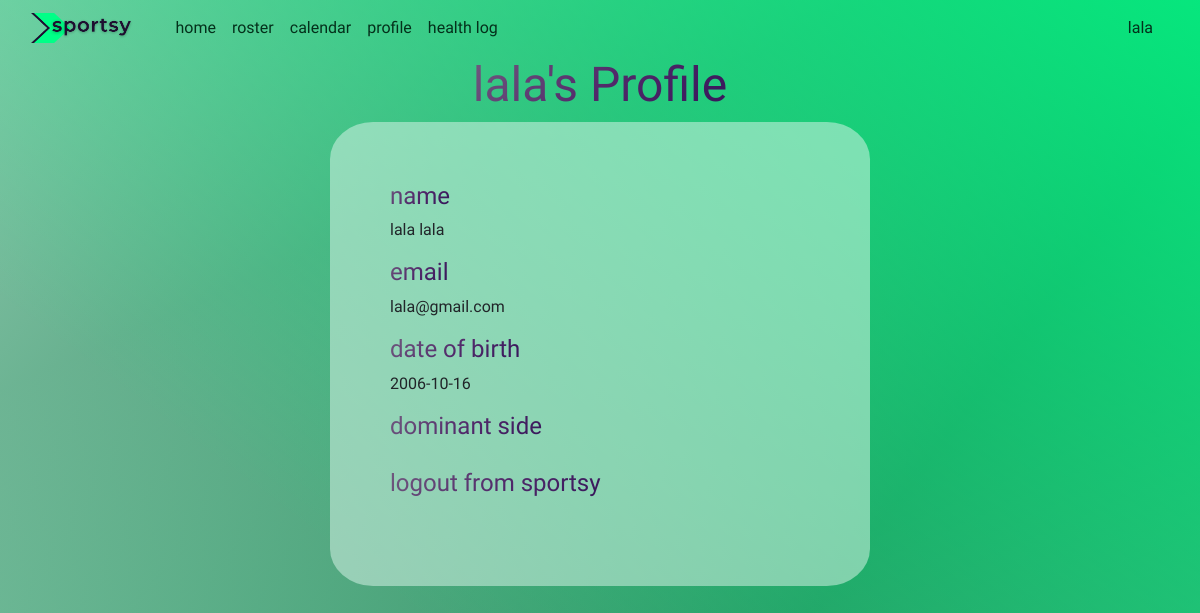
Screenshot of /profile (signed in) with the database file from the repository.
### main.py (models this page shows, shortened)
class User(db.Model, UserMixin):
    __tablename__='users'
    id = db.Column(db.Integer, primary_key=True,autoincrement=True)
    fname=db.Column(db.String(20))
    lname=db.Column(db.String(20))
    email=db.Column(db.String(20))
    password_hash=db.Column(db.String(128))
    dob = db.Column(db.Date)
    pb = db.Column(db.String(20))
    healthinfo=db.Column(db.String(100))
    dom_side = db.Column(db.String(5))
    coach_or_player=db.Column(db.String(6))
    team_code = db.Column(db.Integer)

### main.py (the view)
@app.route('/profile')
def profile():
    if not current_user.is_authenticated:
        return redirect(url_for('login'))
    return render_template('profile.html')

### main.py (called while the page is built)
@login_manager.user_loader
def load_user(user_id):
    return User.query.get(int(user_id))

### templates/profile.html (shortened to what this page needs)
{% extends 'base.html' %}
{% block body %}
<div id='profile'>
    <h1 class="subtitle">{{ current_user.fname }}'s Profile</h1>
    <div class="profile-box">
        <h2 class="subtitle">name</h2>
        <p>{{ current_user.fname }} {{ current_user.lname }}</p>
        <h2 class="subtitle">email</h2>
        <p>{{ current_user.email }}</p>
        <h2 class="subtitle">date of birth</h2>
        <p>{{ current_user.dob }}</p>
        {% if current_user.dom is not string %}
            <h2 class="subtitle">dominant side</h2>
        {% endif %}
        <div class="form-group">
            <a href="{{ url_for('logout') }}">
                <h2 class="subtitle">logout from sportsy</h2>
            </a>
        </div>
    </div>
</div>
{% endblock %}

### templates/base.html (shortened to what this page needs)
<!DOCTYPE html>
<html lang="en" style = 'background-image: url('/static/img/sportsy_bg.png')'>
<head>
    <link rel="stylesheet" href="https://cdn.jsdelivr.net/npm/bootstrap@4.3.1/dist/css/bootstrap.min.css">
    <link rel="stylesheet" href="{{ url_for('static', filename='css/style.css') }}">
</head>
<body>
  <nav class="navbar sticky-top navbar-expand-sm">
          <div class="container-fluid">
              <a class="nav-logo" href="{{ url_for('index') }}">
                    <img class = "nav-logo"  src="{{ url_for('static', filename='/img/logo.png') }}">
              </a>
              <div class="collapse navbar-collapse" id="navbarID">
                  <div class="navbar-nav">
                      <a class="nav-link active" aria-current="page" href="{{ url_for('index') }}">home</a>
                      <a class="nav-link active" aria-current="page" href="{{ url_for('roster') }}">roster</a>
                      <a class="nav-link active" aria-current="page" href="{{ url_for('calendar') }}">calendar</a>
                      <a class="nav-link active" aria-current="page" href="{{ url_for('profile') }}">profile</a>
                      <a class="nav-link active" aria-current="page" href="{{ url_for('log') }}">health log</a>
                  </div>
              </div>
            {% if not current_user.is_authenticated %}
                 <a class="nav-link active" aria-current="page" href="{{ url_for('login') }}">login</a>
            {% else %}
                <a class="nav-link active" aria-current="page" href="{{ url_for('profile') }}">{{ current_user.fname }}</a>
            {% endif %}
          </div>
      </nav>
  {% block body %}{% endblock %}
</body>
</html>

### static/css/style.css (style rules this page uses)
html { height: 100vh; color: #04301B; scroll-behavior: smooth; }
body { font-family: 'Montserrat', sans-serif !important; min-height: 100vh; margin: 0; background: linear-gradient( 217deg, rgba(0, 255, 135, 0.8), rgba(255, 0, 0, 0) 70.71% ), linear-gradient(127deg, rgba(177, 255, 220, 0.616), rgba(0, 131, 70, 0.75) 70.71%), linear-gradient(336deg, rgba(219, 245, 233, 0.516), rgba(4, 48, 27, 0.73) 70.71%); background-size: 100% 100%, cover; background-repeat: repeat-y; padding: 0% }
a { color: rgb(4, 48, 27); }
.nav-logo { height: 30px; width: 102.4px; margin-right: 3%; transition: transform .2s; }
nav { background: transparent; }
nav a { color:rgb(4, 48, 27); }
.subtitle { font-size: 300%; text-align: left; background-image: linear-gradient( -225deg, #715a7f 0%, #51296a 29%, #290d52 67%, rgb(119, 94, 131) 100% ); background-size: auto auto; background-clip: border-box; background-size: 200% auto; color: #fff; background-clip: text; text-fill-color: transparent; -webkit-background-clip: text; -webkit-text-fill-color: transparent; animation: textclip 5s linear infinite; display: inline-block; }
.form-group { padding-top: 1%; padding-bottom: 1%; }
#profile { display: flex; flex-direction: column; justify-content: center; align-items: center; }
.profile-box { background:rgba(219, 245, 233, 0.516); padding: 5%; width: 45%; border-radius: 8%; }
.profile-box .subtitle { font-size: 150%; }

### rows the page displays
User: fname "lala", lname "lala", email "lala@gmail.com", dob "2006-10-16"
